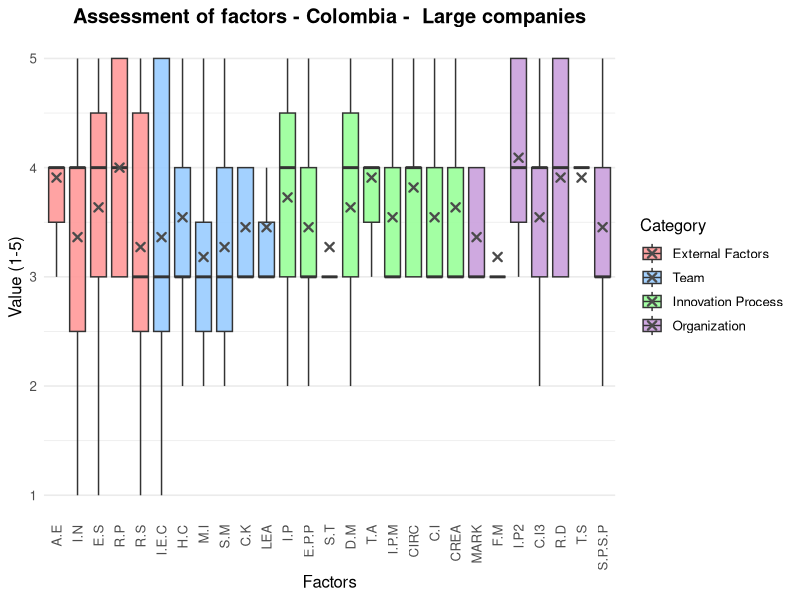
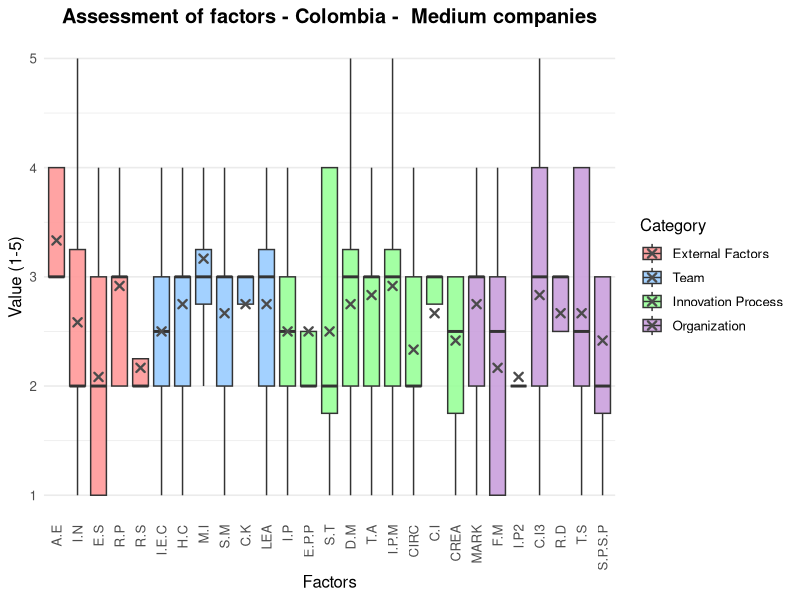
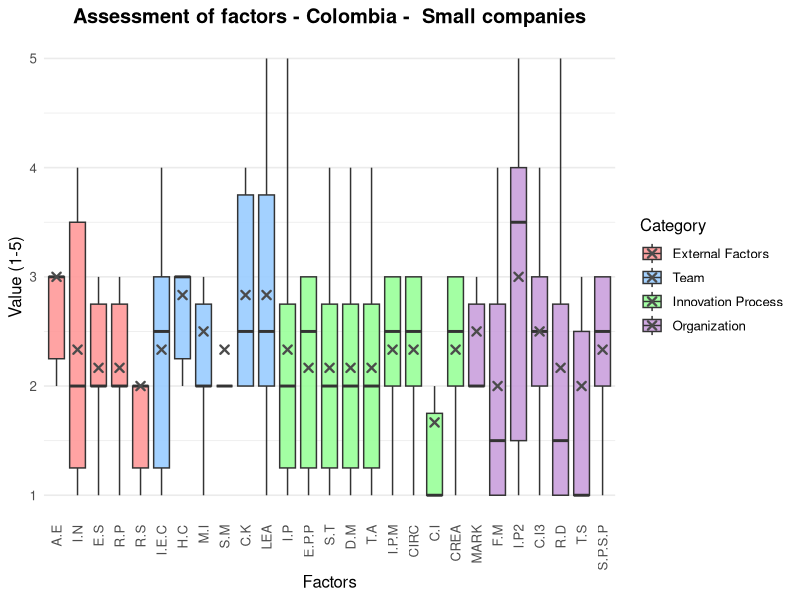
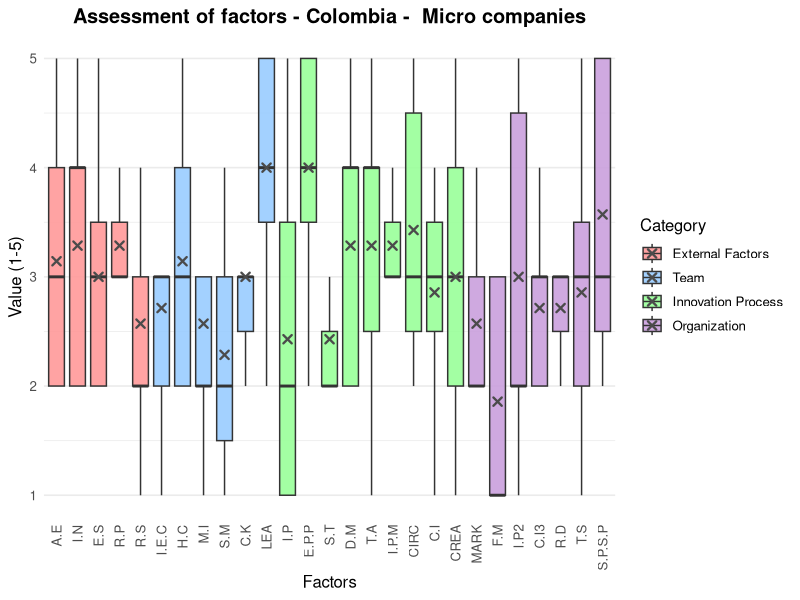

These figures' R source, in order:

library(readxl)
library(tidyverse)

# === 1) LECTURA DEL ARCHIVO ===
# Cambia 'ruta/del/archivo.xlsx' y 'NombreHoja' por los tuyos
datos <- read_excel("Data_Colombia.xlsx", sheet = "COLOMBIA")

# === 2) MAPEO DE FACTORES Y COLORES ===
factor_map <- tibble(
  Variable = c("A.E","I.N","E.S","R.P","R.S",
               "I.E.C","H.C","M.I","S.M","C.K","LEA",
               "I.P","E.P.P","S.T","D.M","T.A","I.P.M","CIRC","C.I","CREA",
               "MARK","F.M","I.P2","C.I3","R.D","T.S","S.P.S.P"),
  Factor = c(rep("External Factors",5),
             rep("Team",6),
             rep("Innovation Process",9),
             rep("Organization",7))
)

color_map <- c(
  "External Factors" = "#FF9999",     # Rojo pastel
  "Team" = "#99CCFF",                 # Azul pastel
  "Innovation Process" = "#99FF99",   # Verde pastel
  "Organization" = "#C9A0DC"          # Lila pastel
)

# === 3) TRANSFORMAR DATOS ===
datos_long <- datos %>%
  pivot_longer(
    cols = -c(Company, Size),
    names_to = "Variable",
    values_to = "Valor"
  ) %>%
  left_join(factor_map, by = "Variable") %>%
  mutate(
    # Ordenar variables según el factor_map original
    Variable = factor(Variable, levels = factor_map$Variable),
    Factor = factor(Factor, levels = c("External Factors", "Team", "Innovation Process", "Organization"))
  )

# === 4) FUNCIÓN PARA GRAFICAR UN TAMAÑO ===
plot_por_tamano <- function(tamano) {
  datos_filtrados <- datos_long %>% filter(Size == tamano)
  
  # Boxplot con promedio marcado
  p <- ggplot(datos_filtrados, aes(x = Variable, y = Valor, fill = Factor)) +
    geom_boxplot(outlier.shape = NA, alpha = 0.9) +
    # Promedio (más pequeño, color blanco)
    stat_summary(fun = mean, geom = "point", shape = 4, size = 2, color = "#4B4B4B", stroke = 1.2) +
    scale_fill_manual(values = color_map) +
    labs(
      title = paste("Assessment of factors - Colombia - ", tamano, "companies"),
      x = "Factors",
      y = "Value (1-5)",
      fill = "Category"
    ) +
    theme_minimal(base_size = 12) +
    theme(
      plot.title = element_text(hjust = 0.5, face = "bold"),
      axis.text.x = element_text(angle = 90, vjust = 0.5, hjust = 1),
      panel.grid.major.x = element_blank(),
      legend.box = "vertical"
    )

}

# === 5) EJEMPLOS DE USO ===
# Graficar solo "Large"
plot_por_tamano("Large")
plot_por_tamano("Medium")
plot_por_tamano("Small")
plot_por_tamano("Micro")

# Si quieres guardar las figuras:
ggsave("boxplot_Colombia_Large.png", plot = plot_por_tamano("Large"), width = 10, height = 6)
ggsave("boxplot_Colombia_Medium.png", plot = plot_por_tamano("Medium"), width = 10, height = 6)
ggsave("boxplot_Colombia_Small.png", plot = plot_por_tamano("Small"), width = 10, height = 6)
ggsave("boxplot_Colombia_Micro.png", plot = plot_por_tamano("Micro"), width = 10, height = 6)

